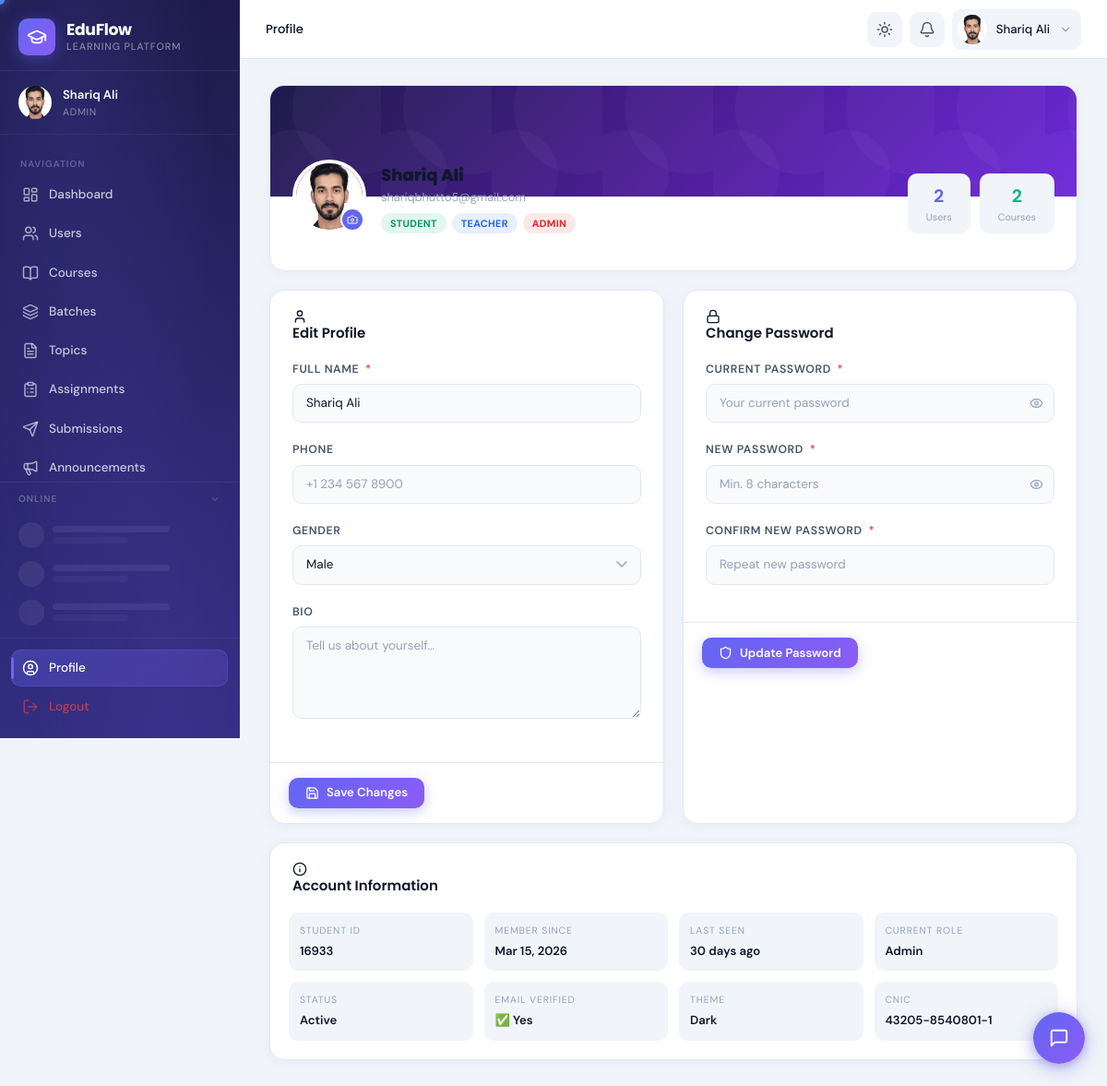
/eduFlow/includes/profile.php (signed in), run on the app's committed database.
### tables this page shows
CREATE TABLE `users` (
  `id` int(10) UNSIGNED NOT NULL,
  `full_name` varchar(150) NOT NULL,
  `email` varchar(191) NOT NULL,
  `password` varchar(255) NOT NULL,
  `gender` enum('male','female','other') DEFAULT NULL,
  `profile_picture` varchar(255) DEFAULT NULL,
  `bio` text DEFAULT NULL,
  `phone` varchar(20) DEFAULT NULL,
  `is_verified` tinyint(1) DEFAULT 0,
  `status` enum('active','inactive') DEFAULT 'inactive',
  `is_online` tinyint(1) DEFAULT 0,
  `last_seen` datetime DEFAULT NULL,
  `theme_preference` enum('light','dark','system') DEFAULT 'system',
  `current_role` varchar(50) DEFAULT 'student',
  `bypass_gate` tinyint(1) NOT NULL DEFAULT 0,
  `created_at` timestamp NOT NULL DEFAULT current_timestamp(),
  `updated_at` timestamp NOT NULL DEFAULT current_timestamp() ON UPDATE current_timestamp(),
  `cnic` varchar(15) DEFAULT NULL,
  `user_id_number` varchar(5) DEFAULT NULL
);

### eduFlow/includes/profile.php (the view, shortened to what the rows shown need)
<?php
require_once __DIR__ . '/../includes/auth_check.php';
$uid = $currentUser['id'];
$r = $conn->prepare("SELECT u.*, GROUP_CONCAT(r.name ORDER BY r.id SEPARATOR ',') as all_roles FROM users u LEFT JOIN user_roles ur ON u.id=ur.user_id LEFT JOIN roles r ON ur.role_id=r.id WHERE u.id=? GROUP BY u.id");
$r->bind_param('i', $uid);
$r->execute();
$user = $r->get_result()->fetch_assoc();
include __DIR__ . '/../includes/header.php';
?>
<div class="app-layout">
  <?php include __DIR__ . '/../includes/sidebar.php'; ?>
  <div class="main-content">
    <?php include __DIR__ . '/../includes/navbar.php'; ?>
    <main class="page-content">
      <div style="max-width:900px;margin:0 auto;">
        <div class="card" style="margin-bottom:20px;overflow:hidden;">
          <div style="padding:0 24px 24px;position:relative;">
            <div style="display:flex;align-items:flex-end;gap:16px;margin-top:-40px;margin-bottom:16px;flex-wrap:wrap;">
              <div style="position:relative;flex-shrink:0;">
                <div id="avatar-ring" style="width:80px;height:80px;border-radius:50%;border:4px solid var(--bg-card);background:var(--primary);display:flex;align-items:center;justify-content:center;overflow:hidden;cursor:pointer;" onclick="document.getElementById('avatar-input').click()">
                  <?php if ($user['profile_picture']): ?>
                    <img id="avatar-img" src="<?= BASE_PATH ?>/uploads/profiles/<?= e($user['profile_picture']) ?>" style="width:100%;height:100%;object-fit:cover;" alt="Avatar">
                  <?php else:
                    $initials = implode('', array_map(fn($w) => $w[0], explode(' ', $user['full_name'])));
                    $initials = strtoupper(substr($initials, 0, 2));
                  ?>
                    <div id="avatar-initials" style="color:#fff;font-weight:800;font-size:1.4rem;font-family:Poppins,sans-serif;"><?= e($initials) ?></div>
                  <?php endif; ?>
                </div>
              </div>
              <div style="flex:1;min-width:200px;">
                <h2 style="font-family:Poppins,sans-serif;font-size:1.2rem;font-weight:800;margin:0;"><?= e($user['full_name']) ?></h2>
                <div style="color:var(--text-muted);font-size:0.85rem;margin-top:2px;"><?= e($user['email']) ?></div>
                <div style="display:flex;gap:6px;margin-top:8px;flex-wrap:wrap;">
                  <?php foreach (explode(',', $user['all_roles'] ?? '') as $r): if (!trim($r)) continue; ?>
                    <?php $roleName = trim($r); ?>
                    <span class="badge <?= $roleName === 'admin' ? 'badge-danger' : ($roleName === 'teacher' ? 'badge-info' : 'badge-success') ?>">
                    </span>
                  <?php endforeach; ?>
                </div>
              </div>
            </div>
          </div>
        </div>
        <div style="display:grid;grid-template-columns:1fr 1fr;gap:20px;">
          <div class="card">
            <form id="profile-form" onsubmit="saveProfile(event)">
              <div class="card-body">
                <div class="form-group"><label class="form-label">Full Name <span class="required">*</span></label><input type="text" name="full_name" class="form-control" value="<?= e($user['full_name']) ?>" required></div>
                <?php if ($role === 'student'): ?>
                  <div class="form-group">
                    <label class="form-label">Gender</label>
                    <div style="display:flex;align-items:center;gap:10px;padding:10px 14px;background:var(--bg);border-radius:var(--radius);border:1.5px solid var(--border);">
                      <i data-lucide="<?= $user['gender'] === 'male' ? 'user' : ($user['gender'] === 'female' ? 'user' : 'help-circle') ?>" style="width:15px;height:15px;color:var(--primary);flex-shrink:0;"></i>
                      <span style="font-weight:600;font-size:0.875rem;"><?= $user['gender'] ? ucfirst(e($user['gender'])) : '<span style="color:var(--text-muted);">Not set</span>' ?></span>
                      <span style="margin-left:auto;display:inline-flex;align-items:center;gap:4px;font-size:0.72rem;color:var(--text-muted);background:var(--bg-hover);padding:2px 8px;border-radius:20px;">
                        <i data-lucide="lock" style="width:10px;height:10px;"></i> Locked
                      </span>
                    </div>
                    <div style="font-size:0.72rem;color:var(--text-muted);margin-top:5px;display:flex;align-items:center;gap:4px;">
                      <i data-lucide="info" style="width:11px;height:11px;"></i>
                      Gender is set at registration and cannot be changed. Contact an admin if there's an error.
                    </div>
                  </div>
                <?php else: ?>
                  <div class="form-group"><label class="form-label">Gender</label>
                    <select name="gender" class="form-control">
                      <option value="male" <?= $user['gender'] === 'male' ? 'selected' : '' ?>>Male</option>
                    </select>
                  </div>
                <?php endif; ?>
              </div>
            </form>
          </div>
        </div>
      </div>
    </main>
  </div>
</div>
<?php include __DIR__ . '/../includes/footer.php'; ?>

### eduFlow/includes/helpers.php (shortened to what the rows shown need)
<?php
function userAvatar($user, $size = 40)
{
    $name = htmlspecialchars($user['full_name'] ?? 'U');
    $isOnline = !empty($user['is_online']);
    $colors = ['#6366f1', '#8b5cf6', '#06b6d4', '#10b981', '#f59e0b', '#ef4444', '#ec4899', '#14b8a6'];
    $colorIndex = crc32($name) % count($colors);
    $color = $colors[abs($colorIndex)];
    $parts = explode(' ', trim($user['full_name'] ?? 'U'));
    $initials = strtoupper(substr($parts[0], 0, 1) . (isset($parts[1]) ? substr($parts[1], 0, 1) : ''));
    $onlineDot = $isOnline
        ? '<span class="avatar-online-dot"></span>'
        : '';
    $s  = $size;
    $fs = (int)($size * 0.36);
    if (!empty($user['profile_picture'])) {
        $pic      = $user['profile_picture'];
        $diskPath = $_SERVER['DOCUMENT_ROOT'] . BASE_PATH . '/uploads/profiles/' . $pic;
        $urlPath  = BASE_PATH . '/uploads/profiles/' . htmlspecialchars($pic, ENT_QUOTES);
        if (file_exists($diskPath)) {
            return '<div class="avatar-wrapper" style="width:' . $s . 'px;height:' . $s . 'px;position:relative;flex-shrink:0;">'
                . '<img src="' . $urlPath . '" style="width:' . $s . 'px;height:' . $s . 'px;border-radius:50%;object-fit:cover;" alt="' . $name . '">'
                . $onlineDot
                . '</div>';
        }
    }
    return '<div class="avatar-wrapper" style="width:' . $s . 'px;height:' . $s . 'px;position:relative;flex-shrink:0;">'
        . '<div style="width:' . $s . 'px;height:' . $s . 'px;background:' . $color . ';color:#fff;border-radius:50%;display:flex;align-items:center;justify-content:center;font-weight:700;font-size:' . $fs . 'px;font-family:Poppins,sans-serif;">' . $initials . '</div>'
        . $onlineDot
        . '</div>';
}
function e($str)
{
    return htmlspecialchars($str ?? '', ENT_QUOTES, 'UTF-8');
}

### eduFlow/includes/sidebar.php (shortened to what the rows shown need)
<?php
$currentPage = basename($_SERVER['PHP_SELF'], '.php');
$currentDir  = basename(dirname($_SERVER['PHP_SELF']));
function isActive($page, $dir = null)
{
  global $currentPage, $currentDir;
  if ($dir && $currentDir !== $dir) return '';
  return $currentPage === $page ? 'active' : '';
}
if (isset($conn) && isset($currentUser['id'])) {
  if (in_array($userRole, ['admin', 'teacher'])) {
    if ($userRole === 'admin') {
      $r = $conn->query("SELECT COUNT(*) as cnt FROM submissions WHERE status='submitted'");
    }
    if ($r) $pendingSubmissions = (int)($r->fetch_assoc()['cnt'] ?? 0);
    if ($userRole === 'admin') {
      $r2 = $conn->query("SELECT COUNT(*) AS cnt FROM course_applications WHERE status IN ('pending','test_submitted')");
      if ($r2) $pendingApplications = (int)($r2->fetch_assoc()['cnt'] ?? 0);
    }
  }
}
$navItems  = $navByRole[$userRole]['main'] ?? [];
$avatarHtml = userAvatar($currentUser, 36);
?>
<aside class="sidebar" id="sidebar">
  <div class="sidebar-user">
    <?= $avatarHtml ?>
    <div class="sidebar-user-info">
      <div class="sidebar-user-name"><?= e($currentUser['full_name']) ?></div>
      <div class="sidebar-user-role"><?= ucfirst(e($userRole)) ?></div>
    </div>
  </div>
  <nav class="sidebar-nav" role="navigation">
    <?php foreach ($navItems as $item): ?>
      <?php
      $href   = BASE_PATH . "/{$item['dir']}/{$item['page']}.php";
      $active = isActive($item['page'], $item['dir']);
      ?>
      <a href="<?= $href ?>"
        class="nav-item <?= $active ?>"
        data-tooltip="<?= e($item['label']) ?>"
        aria-current="<?= $active ? 'page' : 'false' ?>">
        <i data-lucide="<?= e($item['icon']) ?>" class="nav-item-icon"></i>
        <span><?= e($item['label']) ?></span>
      </a>
    <?php endforeach; ?>
  </nav>
</aside>

### eduFlow/includes/navbar.php (shortened to what the rows shown need)
<?php
$avatarHtml  = userAvatar($currentUser ?? [], 32);
?>
<nav class="navbar" id="navbar" role="navigation" aria-label="Top navigation">
  <div class="navbar-actions">
    <div class="user-menu">
      <button class="user-menu-trigger" id="user-menu-trigger" aria-label="User menu" aria-expanded="false">
        <?= $avatarHtml ?>
        <span class="user-menu-name"><?= e($currentUser['full_name'] ?? 'User') ?></span>
        <i data-lucide="chevron-down" style="width:14px;height:14px;color:var(--text-muted);"></i>
      </button>
        <?php
        $allRoles = array_filter(explode(',', $currentUser['all_roles'] ?? ''));
        ?>
    </div>
  </div>
</nav>

### data on the page
users: profile_picture (placeholder picture), full_name "Shariq Ali", current_role "ADMIN", label "Submissions", email "shariqbhutto5@gmail.com", gender "Male"

### other printed values
$item['label'] "Dashboard"
$item['label'] "Users"
$item['label'] "Courses"
$item['label'] "Batches"
$item['label'] "Topics"
$item['label'] "Assignments"
$item['label'] "Announcements"
$crumb['label'] "Profile"
$roleName "STUDENT"
$roleName "TEACHER"
$roleName "ADMIN"
$stats['total_users'] "2"
$stats['total_courses'] "2"
$label "STUDENT ID"
$value "16933"
